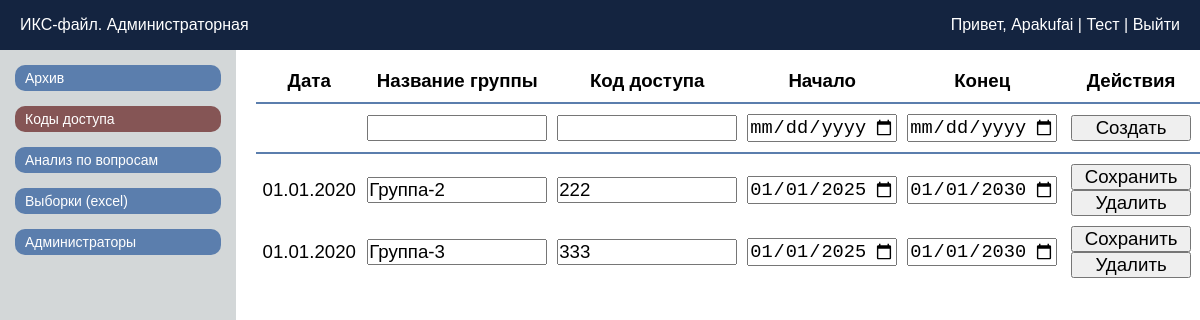
Page /cab_codes (signed in) on the committed database.
### tables this page shows
CREATE TABLE ISeC_accessCodes (
    codeId TEXT PRIMARY KEY,
    testGroup TEXT UNIQUE,
    code TEXT UNIQUE,
    dateFrom TEXT,
    dateUntil TEXT
);

### app.py (the view)
@app.route('/cab_codes')
def cab_codes():
    if 'adminName' not in session:
        return redirect(url_for('cab_login'))
    conn = get_db_connection()
    cursor = conn.cursor()
    cursor.execute("SELECT codeId, testGroup, code, dateFrom, dateUntil FROM ISeC_accessCodes")
    access_codes = cursor.fetchall()
    conn.close()
    codes_list = []
    for row in access_codes:
        codes_list.append({
            'code_id': row[0],
            'test_group': row[1],
            'code': row[2],
            'start_date': datetime.strptime(row[3], '%Y-%m-%d').date().strftime('%Y-%m-%d'),
            'end_date': datetime.strptime(row[4], '%Y-%m-%d').date().strftime('%Y-%m-%d')
        })
    return render_template('cab_codes.html', accessRows=codes_list)

### app.py (called while the page is built)
def get_db_connection():
    try:
        db_path = os.path.join(os.path.dirname(__file__), 'database/ISeC_database.db')
        if not os.path.exists(db_path):
            print(f"База данных не найдена по пути: {db_path}")
        print("Попытка подключения к базе данных...")
        conn = sqlite3.connect(db_path)  # Укажите путь к вашей базе данных
        conn.row_factory = sqlite3.Row  # Позволяет обращаться к столбцам по именам
        print("Подключение успешно.")
        return conn
    except sqlite3.Error as e:
        print(f"Ошибка подключения к базе данных: {e}")
        return None

### templates/cab_codes.html (shortened to what this page needs)
<!doctype html>
<html lang="ru">
<head>
	<link rel="stylesheet" href="{{ url_for('static', filename='css/style_adminCab.css') }}">
</head>
<body>
	<header class="header">
		<div class="header_ISeC">ИКС-файл. Администраторная</div>
		<div class="header_admin">
			<span>
				Привет, <a href="{{ url_for('index') }}">{{ session['adminName'] }}</a> |
				<a href="{{ url_for('index') }}">Тест</a> |
				<a href="{{ url_for('logout') }}">Выйти</a>
			</span>
		</div>
	</header>
	<main class="main">
		<div class="side_menu">
			<button class="btn_sidelink" onclick="window.location.href='http://127.0.0.1:5000/cab_archive'">
				Архив
			</button>
			<button class="btn_sidelink_actual" onclick="window.location.href='http://127.0.0.1:5000/cab_codes'">
				Коды доступа
			</button>
			<button class="btn_sidelink" onclick="window.location.href='http://127.0.0.1:5000/cab_analysis'">
				Анализ по вопросам
			</button>
			<button class="btn_sidelink" onclick="window.location.href='http://127.0.0.1:5000/cab_excelgen'">
				Выборки (excel)
			</button>
			<button class="btn_sidelink" onclick="window.location.href='http://127.0.0.1:5000/cab_admins'">
				Администраторы
			</button>
		</div>
		<div class="central_codes">
			<table>
				<thead>
					<tr class="entrycode_head">
						<th class="entrycode_head_th_0">
							<p>Дата</p>
						</th>
						<th class="entrycode_head_th_1">
							<p>Название группы</p>
						</th>
						<th class="entrycode_head_th_2">
							<p>Код доступа</p>
						</th>
						<th class="entrycode_head_th_3">
							<p>Начало</p>
						</th>
						<th class="entrycode_head_th_4">
							<p>Конец</p>
						</th>
						<th colspan="2" class="entrycode_head_th_5">
							<p>Действия</p>
						</th>
					</tr>
				</thead>
				<tbody>
					<tr class="entrycode_block_create">
						<td class="entrycode_block_td_0">
						</td>
						<td class="entrycode_block_td_1">
							<input type="text" name="test_group">
						</td>
						<td class="entrycode_block_td_2">
							<input type="text" name="code">
						</td>
						<td class="entrycode_block_td_3">
							<input type="date" name="start_date">
						</td>
						<td class="entrycode_block_td_4">
							<input type="date" name="end_date">
						</td>
						<td class="entrycode_block_td_5">
							<button>Создать</button>
						</td>
					</tr>
					{% for accessRow in accessRows %}
					<tr class="entrycode_block">
						<td class="entrycode_block_td_0">
							{{ accessRow.test_group[:10] }}
						</td>
						<td class="entrycode_block_td_1">
							<input type="text" name="test_group" value="{{ accessRow.test_group[11:] }}">
						</td>
						<td class="entrycode_block_td_2">
							<input type="text" name="code" value="{{ accessRow.code }}">
						</td>
						<td class="entrycode_block_td_3">
							<input type="date" name="start_date" value="{{ accessRow.start_date }}">
						</td>
						<td class="entrycode_block_td_4">
							<input type="date" name="end_date" value="{{ accessRow.end_date }}">
						</td>
						<td class="entrycode_block_td_5">
							<button class="updateAccessCode" code_id="{{ accessRow.code_id }}" onclick="updateCode(this)">Сохранить</button>
							<button class="removeAccessCode" code_id="{{ accessRow.code_id }}" test_group="{{ accessRow.test_group }}" onclick="deleteCode(this)">Удалить</button>
						</td>
					</tr>
					{% endfor %}
				</tbody>
			</table>
		</div>
	</main>
</body>
</html>

### static/css/style_adminCab.css (style rules this page uses)
* { margin: 0; padding: 0; box-sizing: border-box; }
body { font-family: Arial, sans-serif; background-color: #ffffff; }
.header { width: 100%; height: 50px; display: flex; justify-content: space-between; align-items: center; padding: 0 10px; color: #ffffff; background-color: #142440; }
.header_ISeC { padding-left: 10px; }
.header_admin { text-align: right; padding-right: 10px; }
a { text-decoration: none; color: inherit; background-color: transparent; }
.main { display: flex; flex-direction: row; }
.side_menu { padding-top: 15px; display: flex; flex-direction: column; width: 250px; background-color: #d3d7d8; height: calc(100vh - 50px); gap: 15px; }
.btn_sidelink { color: #ffffff; background-color: #5b7ead; text-align: left; font-size: 14px; margin: 0 15px; padding: 5px 0 5px 10px; border-radius: 10px; border: none; cursor: pointer; }
.btn_sidelink_actual { color: #ffffff; background-color: #855555; text-align: left; font-size: 14px; margin: 0 15px; padding: 5px 0 5px 10px; border-radius: 10px; border: none; cursor: pointer; }
.entrycode_head, .entrycode_block_create td { border-bottom: 2px solid #5b7ead; }
.entrycode_block_create td { padding: 10px 5px; }
.entrycode_head * { padding-bottom: 5px; }
.entrycode_block td { padding-top: 10px; }
.central_codes * { border-collapse: collapse; font-size: 14pt; }
.central_codes table { margin: 20px 0 0 20px; }
.entrycode_head_th_0 { width: 120px; }
.entrycode_block_td_0 { padding: 0 5px; text-align: center; }
.entrycode_head_th_1, .entrycode_block_td_1 input { width: 180px; }
.entrycode_block_td_1 { padding: 0 5px; }
.entrycode_head_th_2, .entrycode_block_td_2 input { width: 180px; }
.entrycode_block_td_2 { padding: 0 5px; }
.entrycode_head_th_3, .entrycode_block_td_3 input { width: 150px; }
.entrycode_block_td_3 { padding: 0 5px; }
.entrycode_head_th_4, .entrycode_block_td_4 input { width: 150px; }
.entrycode_block_td_4 { padding: 0 5px; }
.entrycode_block_td_5 { text-align: center; padding: 0 5px; width: 180px; }
.entrycode_block_td_5 button { width: 120px; }

### rows in the picture
ISeC_accessCodes: testGroup "01.01.2020", test_group "Группа-2", code "222", start_date "01/01/2025", end_date "01/01/2030"
ISeC_accessCodes: testGroup "01.01.2020", test_group "Группа-3", code "333", start_date "01/01/2025", end_date "01/01/2030"

### other values in the picture
{{ session['adminName'] }} "Apakufai"
